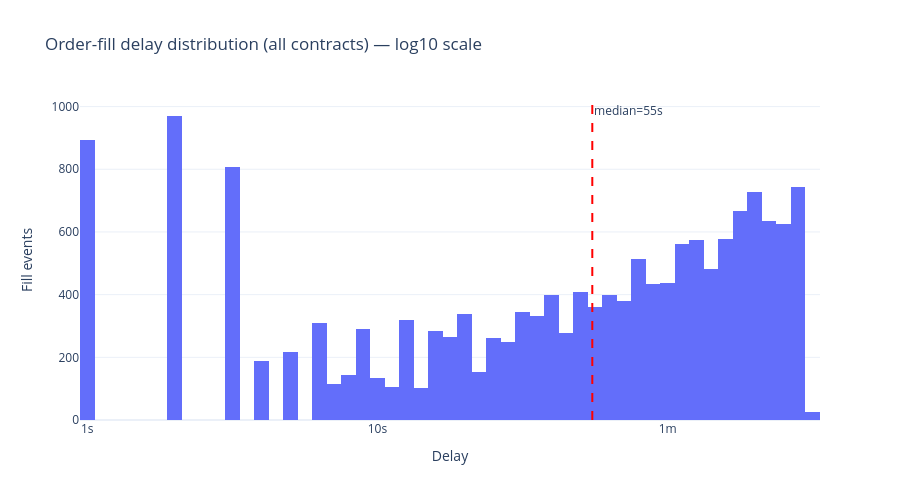

Here is the notebook cell this chart was saved with:
### Code cell
import numpy as np

log_delays = np.log10(all_delays_df['delay_s'].clip(lower=1))

fig_delay = go.Figure()
fig_delay.add_trace(go.Histogram(
    x=log_delays,
    nbinsx=80,
    name='All contracts'
))

median_val = all_delays_df['delay_s'].median()
median_log = np.log10(max(median_val, 1))
fig_delay.add_vline(x=median_log, line_dash='dash', line_color='red',
                    annotation_text=f'median={median_val:.0f}s', annotation_position='top right')

max_log = int(np.ceil(log_delays.max()))
tickvals = list(range(0, max_log + 1))
ticktext = ['1s', '10s', '1m', '10m', '1.7h', '11.6h', '4.8d'][:max_log + 1]

fig_delay.update_layout(
    title='Order-fill delay distribution (all contracts) — log10 scale',
    xaxis_title='Delay',
    yaxis_title='Fill events',
    template='plotly_white', height=500,
)
fig_delay.update_xaxes(tickvals=tickvals, ticktext=ticktext)
fig_delay.show()

### Figure 1 — Plotly figure (JSON) as saved in the notebook; plotly's stock layout.template omitted (floating-point values rounded to 4 significant figures; data arrays with more than 128 entries replaced by an {"elided": "..."} marker saying what was removed)
{"data": [{"name": "All contracts", "nbinsx": 80, "type": "histogram", "x": {"elided": "16055 float values"}}], "layout": {"annotations": [{"showarrow": false, "text": "median=55s", "x": 1.74, "xanchor": "left", "xref": "x", "y": 1, "yanchor": "top", "yref": "y domain"}], "height": 500, "shapes": [{"line": {"color": "red", "dash": "dash"}, "type": "line", "x0": 1.74, "x1": 1.74, "xref": "x", "y0": 0, "y1": 1, "yref": "y domain"}], "title": {"text": "Order-fill delay distribution (all contracts) — log10 scale"}, "xaxis": {"ticktext": ["1s", "10s", "1m", "10m"], "tickvals": [0, 1, 2, 3], "title": {"text": "Delay"}}, "yaxis": {"title": {"text": "Fill events"}}}}
